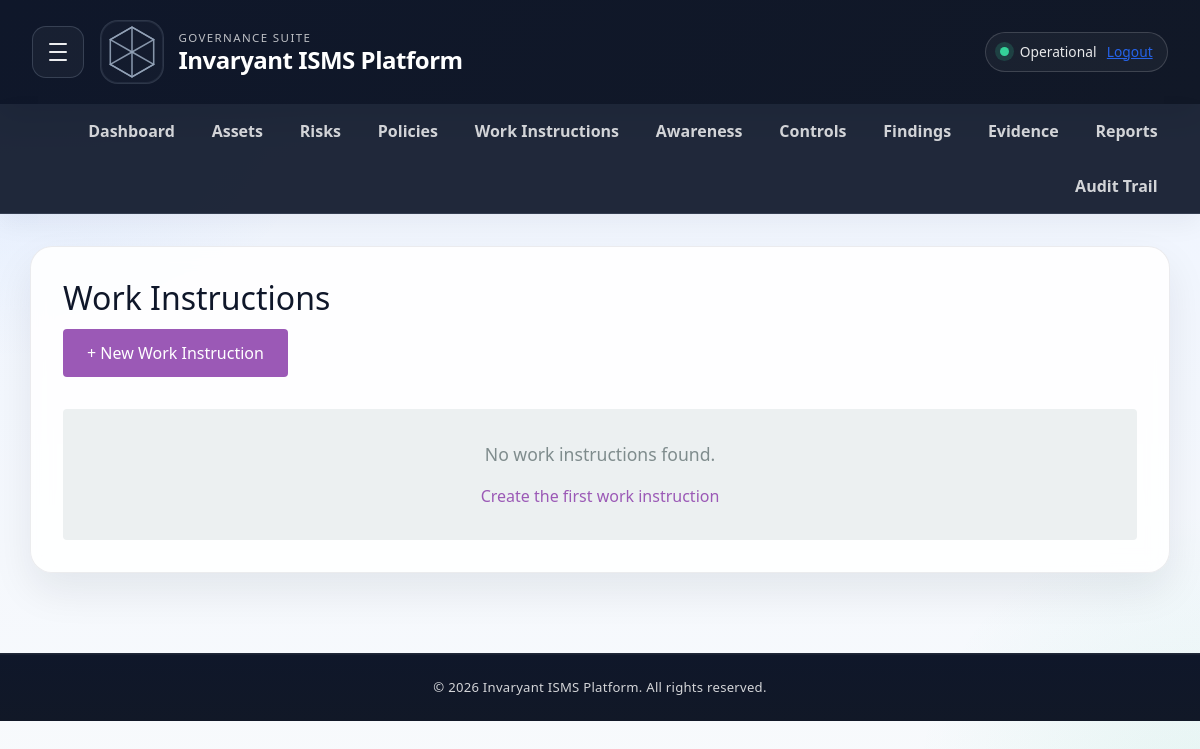
The app's page /work-instructions (signed in), older data.
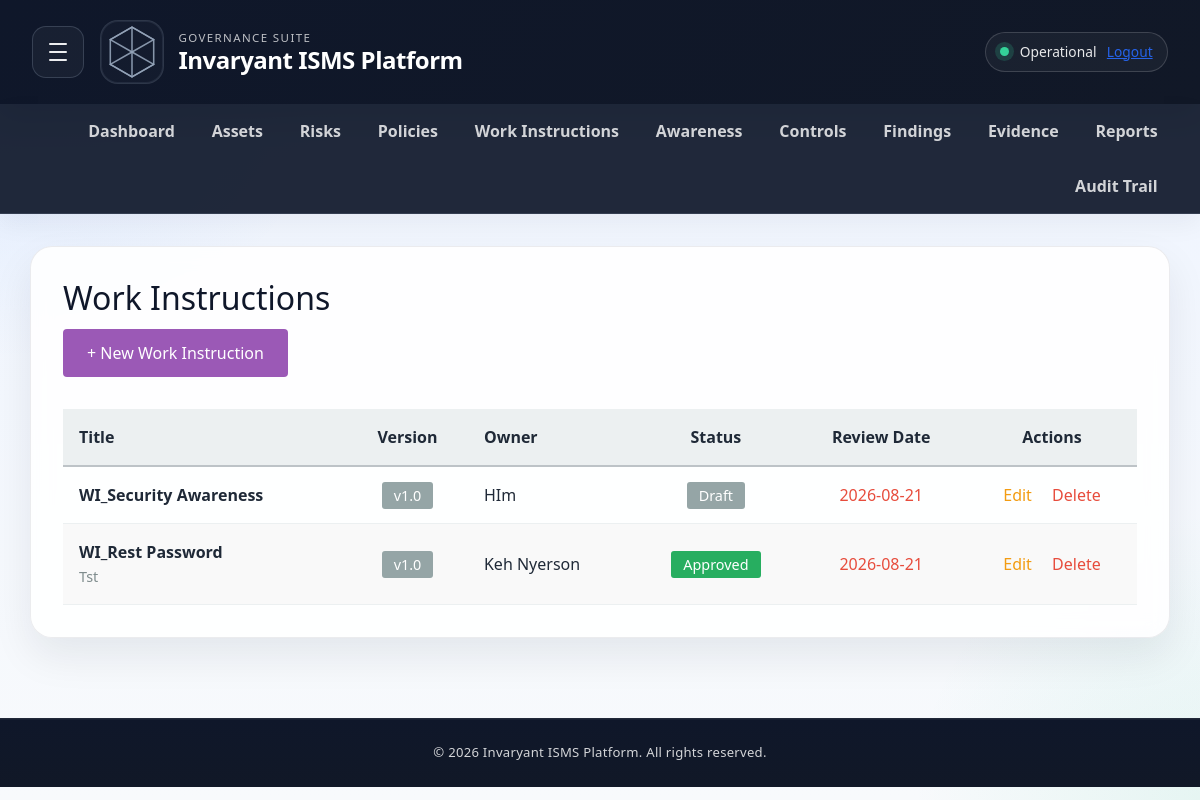
The same page, newer data.
### app/models.py (models this page shows, shortened)
class WorkInstruction(db.Model):
    __tablename__ = 'work_instructions'
    id = db.Column(db.Integer, primary_key=True)
    tenant_id = db.Column(db.Integer, db.ForeignKey('tenants.id'), nullable=False, default=1)
    title = db.Column(db.String(200), nullable=False)
    version = db.Column(db.String(20), default='1.0')
    owner = db.Column(db.String(100))
    status = db.Column(db.String(50), default='Draft')
    review_date = db.Column(db.DateTime, nullable=True)
    steps = db.Column(db.Text)
    document_filename = db.Column(db.String(255), nullable=True)
    document_path = db.Column(db.String(500), nullable=True)
    mime_type = db.Column(db.String(100), nullable=True)
    file_size = db.Column(db.Integer, default=0)
    created_at = db.Column(db.DateTime, default=datetime.utcnow)
    created_by_user_id = db.Column(db.Integer, db.ForeignKey('users.id'), nullable=True)

### app/routes.py (the view)
@main.route('/work-instructions')
@login_required
def work_instructions_list():
    work_instructions = WorkInstruction.query.filter_by(tenant_id=current_user.tenant_id).all()
    return render_template('work_instructions_list.html', work_instructions=work_instructions, now=datetime.utcnow())

### app/templates/work_instructions_list.html (shortened to what this page needs)
{% extends "base.html" %}
{% block content %}
<h2>Work Instructions</h2>
<div style="margin-bottom: 2rem;">
    <a href="/work-instructions/new" style="background-color: #9b59b6; color: white; padding: 0.75rem 1.5rem; border-radius: 4px; text-decoration: none; display: inline-block;">
        + New Work Instruction
    </a>
</div>
{% if work_instructions %}
<table style="width: 100%; border-collapse: collapse;">
    <thead>
        <tr style="background-color: #ecf0f1; border-bottom: 2px solid #bdc3c7;">
            <th style="padding: 1rem; text-align: left;">Title</th>
            <th style="padding: 1rem; text-align: center;">Version</th>
            <th style="padding: 1rem; text-align: left;">Owner</th>
            <th style="padding: 1rem; text-align: center;">Status</th>
            <th style="padding: 1rem; text-align: center;">Review Date</th>
            <th style="padding: 1rem; text-align: center;">Actions</th>
        </tr>
    </thead>
    <tbody>
        {% for instruction in work_instructions %}
        <tr style="border-bottom: 1px solid #ecf0f1; {% if loop.index % 2 == 0 %}background-color: #f9f9f9;{% endif %}">
            <td style="padding: 1rem;">
                <strong>{{ instruction.title }}</strong>
                {% if instruction.steps %}
                <br>
                <span style="color: #7f8c8d; font-size: 0.9rem;">{{ instruction.steps[:60] }}{% if instruction.steps|length > 60 %}...{% endif %}</span>
                {% endif %}
            </td>
            <td style="padding: 1rem; text-align: center;">
                <span style="background-color: #95a5a6; color: white; padding: 0.25rem 0.75rem; border-radius: 3px; font-size: 0.9rem;">
                    v{{ instruction.version }}
                </span>
            </td>
            <td style="padding: 1rem;">{{ instruction.owner or 'Unassigned' }}</td>
            <td style="padding: 1rem; text-align: center;">
                <span style="background-color: {% if instruction.status == 'Draft' %}#95a5a6{% elif instruction.status == 'Approved' %}#27ae60{% elif instruction.status == 'Under Review' %}#f39c12{% else %}#c0392b{% endif %}; color: white; padding: 0.25rem 0.75rem; border-radius: 3px; font-size: 0.9rem;">
                    {{ instruction.status or 'Draft' }}
                </span>
            </td>
            <td style="padding: 1rem; text-align: center;">
                {% if instruction.review_date %}
                {% set review_overdue = instruction.review_date < now %}
                <span style="color: {% if review_overdue %}#e74c3c{% else %}#27ae60{% endif %};">
                    {{ instruction.review_date.strftime('%Y-%m-%d') }}
                </span>
                {% else %}
                <span style="color: #95a5a6;">—</span>
                {% endif %}
            </td>
            <td style="padding: 1rem; text-align: center;">
                <a href="/work-instructions/{{ instruction.id }}/edit" style="color: #f39c12; text-decoration: none; margin-right: 1rem;">Edit</a>
                <a href="/work-instructions/{{ instruction.id }}/delete" style="color: #e74c3c; text-decoration: none;" onclick="return confirm('Are you sure?');">Delete</a>
            </td>
        </tr>
        {% endfor %}
    </tbody>
</table>
{% else %}
<div style="background-color: #ecf0f1; padding: 2rem; border-radius: 4px; text-align: center;">
    <p style="color: #7f8c8d; font-size: 1.1rem;">No work instructions found.</p>
    <a href="/work-instructions/new" style="color: #9b59b6; text-decoration: none;">Create the first work instruction</a>
</div>
{% endif %}
{% endblock %}

Row changes from the older to the newer data that the page shows:
added WorkInstruction: title "WI_Security Awareness", version "1.0", owner "HIm", status "Draft", review_date "2026-08-21"
added WorkInstruction: title "WI_Rest Password", steps "Tst", version "1.0", owner "Keh Nyerson", status "Approved", review_date "2026-08-21"
Text that changed along with them:
text no longer shown: "No work instructions found. Create the first work instruction"
text now shown: "Title Version Owner Status Review Date Actions"
